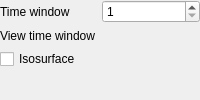
          <widget class="QWidget" name="widgetTimeWindow" native="true">
           <layout class="QFormLayout" name="formLayout">
            <property name="fieldGrowthPolicy">
             <enum>QFormLayout::AllNonFixedFieldsGrow</enum>
            </property>
            <property name="margin">
             <number>0</number>
            </property>
            <item row="0" column="0">
             <widget class="QLabel" name="labelAverageTimeWindow">
              <property name="text">
               <string>Time window</string>
              </property>
             </widget>
            </item>
            <item row="0" column="1">
             <widget class="QSpinBox" name="spinBoxAverageTimeWindow">
              <property name="minimum">
               <number>1</number>
              </property>
              <property name="value">
               <number>1</number>
              </property>
             </widget>
            </item>
            <item row="1" column="0">
             <widget class="QLabel" name="label_34">
              <property name="text">
               <string>View time window</string>
              </property>
             </widget>
            </item>
            <item row="1" column="1">
             <widget class="QLabel" name="labelViewTimeWindow">
              <property name="text">
               <string/>
              </property>
             </widget>
            </item>
            <item row="2" column="0">
             <widget class="QCheckBox" name="checkBoxIsosurface">
              <property name="text">
               <string>Isosurface</string>
              </property>
             </widget>
            </item>
            <item row="2" column="1">
             <widget class="QLabel" name="label_39">
              <property name="text">
               <string/>
              </property>
             </widget>
            </item>
           </layout>
          </widget>
